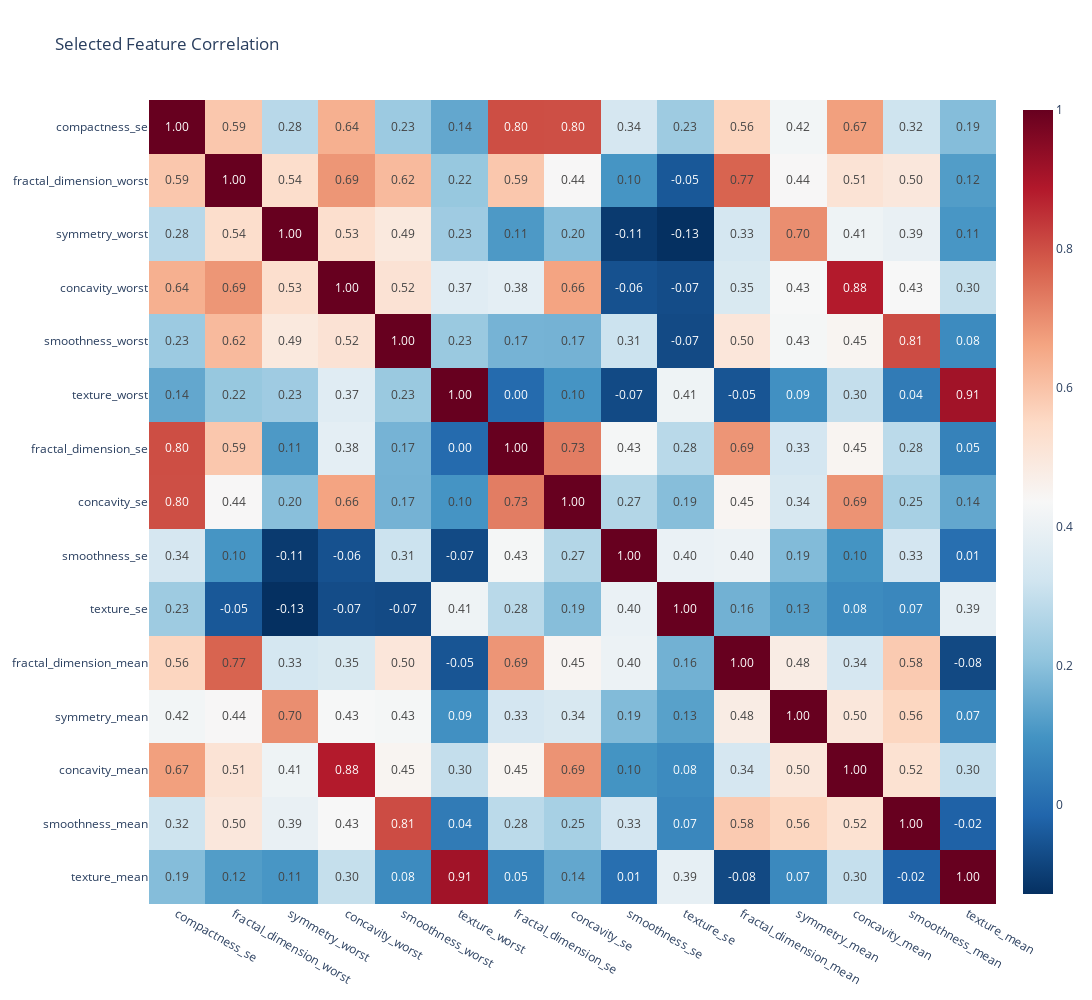

The code cell stored with this chart in its notebook:
### Code cell
selected_features = [
    "compactness_se", "fractal_dimension_worst", "symmetry_worst",
    "concavity_worst", "smoothness_worst", "texture_worst",
    "fractal_dimension_se", "concavity_se", "smoothness_se",
    "texture_se", "fractal_dimension_mean", "symmetry_mean",
    "concavity_mean", "smoothness_mean", "texture_mean"
]

# Criar matriz de correlação só dessas features usando sua correlation_matrix
corr_selected = correlation_matrix.loc[selected_features, selected_features]

# Heatmap interativo com Plotly
fig_selected = px.imshow(
    corr_selected,
    text_auto=".2f",
    color_continuous_scale="RdBu_r",
    aspect="auto",
    title="Selected Feature Correlation"
)

fig_selected.update_layout(
    width=1400,
    height=1000,
)
fig_selected.show()

### Figure 1 — Plotly figure (JSON) as saved in the notebook; plotly's stock layout.template omitted (floating-point values rounded to 4 significant figures; data arrays with more than 128 entries replaced by an {"elided": "..."} marker saying what was removed)
{"data": [{"coloraxis": "coloraxis", "hovertemplate": "x: %{x}<br>y: %{y}<br>color: %{z}<extra></extra>", "name": "0", "texttemplate": "%{z:.2f}", "type": "heatmap", "x": ["compactness_se", "fractal_dimension_worst", "symmetry_worst", "concavity_worst", "smoothness_worst", "texture_worst", "fractal_dimension_se", "concavity_se", "smoothness_se", "texture_se", "fractal_dimension_mean", "symmetry_mean", "concavity_mean", "smoothness_mean", "texture_mean"], "xaxis": "x", "y": ["compactness_se", "fractal_dimension_worst", "symmetry_worst", "concavity_worst", "smoothness_worst", "texture_worst", "fractal_dimension_se", "concavity_se", "smoothness_se", "texture_se", "fractal_dimension_mean", "symmetry_mean", "concavity_mean", "smoothness_mean", "texture_mean"], "yaxis": "y", "z": {"elided": "15x15 float values"}}], "layout": {"coloraxis": {"colorscale": [[0, "rgb(5,48,97)"], [0.1, "rgb(33,102,172)"], [0.2, "rgb(67,147,195)"], [0.3, "rgb(146,197,222)"], [0.4, "rgb(209,229,240)"], [0.5, "rgb(247,247,247)"], [0.6, "rgb(253,219,199)"], [0.7, "rgb(244,165,130)"], [0.8, "rgb(214,96,77)"], [0.9, "rgb(178,24,43)"], [1, "rgb(103,0,31)"]]}, "height": 1000, "title": {"text": "Selected Feature Correlation"}, "width": 1400, "xaxis": {"anchor": "y", "autorange": true, "domain": [0, 1], "range": [-0.5, 14.5], "type": "category"}, "yaxis": {"anchor": "x", "autorange": true, "domain": [0, 1], "range": [14.5, -0.5], "type": "category"}}}
